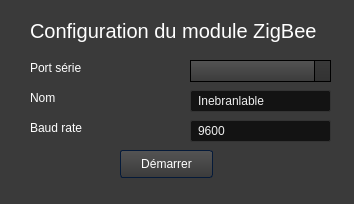
<?xml version="1.0" encoding="UTF-8"?>
<ui version="4.0">
 <class>Configuration</class>
 <widget class="QMainWindow" name="Configuration">
  <property name="geometry">
   <rect>
    <x>0</x>
    <y>0</y>
    <width>354</width>
    <height>204</height>
   </rect>
  </property>
  <property name="windowTitle">
   <string>MainWindow</string>
  </property>
  <property name="styleSheet">
   <string notr="true">QWidget
{
	background-color: #3a3a3a;
	color: #fff;
	selection-background-color: #b78620;
	selection-color: #000;

}


/*-----QLabel-----*/
QLabel
{
	background-color: transparent;
	color: #fff;

}


/*-----QMenuBar-----*/
QMenuBar 
{
	background-color: qlineargradient(spread:repeat, x1:1, y1:0, x2:1, y2:1, stop:0 rgba(57, 57, 57, 255),stop:1 rgba(50, 50, 50, 255));
	border: 1px solid #000;
	color: #fff;

}


QMenuBar::item 
{
	background-color: transparent;

}


QMenuBar::item:selected 
{
	background-color: rgba(183, 134, 32, 20%);
	border: 1px solid #b78620;
	color: #fff;

}


QMenuBar::item:pressed 
{
	background-color: rgb(183, 134, 32);
	border: 1px solid #b78620;
	color: #fff;

}


/*-----QMenu-----*/
QMenu
{
    background-color: qlineargradient(spread:repeat, x1:1, y1:0, x2:1, y2:1, stop:0 rgba(57, 57, 57, 255),stop:1 rgba(50, 50, 50, 255));
    border: 1px solid #222;
    padding: 4px;
	color: #fff;

}


QMenu::item
{
    background-color: transparent;
    padding: 2px 20px 2px 20px;

}


QMenu::separator
{
   	background-color: rgb(183, 134, 32);
	height: 1px;

}


QMenu::item:disabled
{
    color: #555;
    background-color: transparent;
    padding: 2px 20px 2px 20px;

}


QMenu::item:selected
{
	background-color: rgba(183, 134, 32, 20%);
	border: 1px solid #b78620;
	color: #fff;

}


/*-----QToolBar-----*/
QToolBar
{
	background-color: qlineargradient(spread:repeat, x1:1, y1:0, x2:1, y2:1, stop:0 rgba(69, 69, 69, 255),stop:1 rgba(58, 58, 58, 255));
	border-top: none;
	border-bottom: 1px solid #4f4f4f;
	border-left: 1px solid #4f4f4f;
	border-right: 1px solid #4f4f4f;

}


QToolBar::separator
{
	background-color: #2e2e2e;
	width: 1px;

}


/*-----QToolButton-----*/
QToolButton 
{
	background-color: transparent;
	color: #fff;
	padding: 5px;
	padding-left: 8px;
	padding-right: 8px;
	margin-left: 1px;
}


QToolButton:hover
{
	background-color: rgba(183, 134, 32, 20%);
	border: 1px solid #b78620;
	color: #fff;
	
}


QToolButton:pressed
{
	background-color: qlineargradient(spread:repeat, x1:1, y1:0, x2:1, y2:1, stop:0 rgba(57, 57, 57, 255),stop:1 rgba(50, 50, 50, 255));
	border: 1px solid #b78620;

}


QToolButton:checked
{
	background-color: qlineargradient(spread:repeat, x1:1, y1:0, x2:1, y2:1, stop:0 rgba(57, 57, 57, 255),stop:1 rgba(50, 50, 50, 255));
	border: 1px solid #222;
}


/*-----QPushButton-----*/
QPushButton
{
	background-color: qlineargradient(spread:repeat, x1:1, y1:0, x2:1, y2:1, stop:0 rgba(84, 84, 84, 255),stop:1 rgba(59, 59, 59, 255));
	color: #ffffff;
	min-width: 80px;
	border-style: solid;
	border-width: 1px;
	border-radius: 3px;
	border-color: #051a39;
	padding: 5px;

}


QPushButton::flat
{
	background-color: transparent;
	border: none;
	color: #fff;

}


QPushButton::disabled
{
	background-color: #404040;
	color: #656565;
	border-color: #051a39;

}


QPushButton::hover
{
	background-color: rgba(183, 134, 32, 20%);
	border: 1px solid #b78620;

}


QPushButton::pressed
{
	background-color: qlineargradient(spread:repeat, x1:1, y1:0, x2:1, y2:1, stop:0 rgba(74, 74, 74, 255),stop:1 rgba(49, 49, 49, 255));
	border: 1px solid #b78620;

}


QPushButton::checked
{
	background-color: qlineargradient(spread:repeat, x1:1, y1:0, x2:1, y2:1, stop:0 rgba(74, 74, 74, 255),stop:1 rgba(49, 49, 49, 255));
	border: 1px solid #222;

}


/*-----QLineEdit-----*/
QLineEdit
{
	background-color: #131313;
	color : #eee;
	border: 1px solid #343434;
	border-radius: 2px;
	padding: 3px;
	padding-left: 5px;

}


/*-----QPlainTExtEdit-----*/
QPlainTextEdit
{
	background-color: #131313;
	color : #eee;
	border: 1px solid #343434;
	border-radius: 2px;
	padding: 3px;
	padding-left: 5px;

}


/*-----QTabBar-----*/
QTabBar::tab
{
	background-color: qlineargradient(spread:repeat, x1:1, y1:0, x2:1, y2:1, stop:0 rgba(84, 84, 84, 255),stop:1 rgba(59, 59, 59, 255));
	color: #ffffff;
	border-style: solid;
	border-width: 1px;
	border-color: #666;
	border-bottom: none;
	padding: 5px;
	padding-left: 15px;
	padding-right: 15px;

}


QTabWidget::pane 
{
	background-color: red;
	border: 1px solid #666;
	top: 1px;

}


QTabBar::tab:last
{
	margin-right: 0; 

}


QTabBar::tab:first:!selected
{
	background-color: #0c0c0d;
	margin-left: 0px;

}


QTabBar::tab:!selected
{
	color: #b1b1b1;
	border-bottom-style: solid;
	background-color: #0c0c0d;

}


QTabBar::tab:selected
{
	margin-bottom: 0px;

}


QTabBar::tab:!selected:hover
{
	border-top-color: #b78620;

}


/*-----QComboBox-----*/
QComboBox
{
    background-color: qlineargradient(spread:repeat, x1:1, y1:0, x2:1, y2:1, stop:0 rgba(84, 84, 84, 255),stop:1 rgba(59, 59, 59, 255));
    border: 1px solid #000;
    padding-left: 6px;
    color: #ffffff;
    height: 20px;

}


QComboBox::disabled
{
	background-color: #404040;
	color: #656565;
	border-color: #051a39;

}


QComboBox:on
{
    background-color: #b78620;
	color: #000;

}


QComboBox QAbstractItemView
{
    background-color: #383838;
    color: #ffffff;
    border: 1px solid black;
    selection-background-color: #b78620;
    outline: 0;

}


QComboBox::drop-down
{
	background-color: qlineargradient(spread:repeat, x1:1, y1:0, x2:1, y2:1, stop:0 rgba(57, 57, 57, 255),stop:1 rgba(50, 50, 50, 255));
    subcontrol-origin: padding;
    subcontrol-position: top right;
    width: 15px;
    border-left-width: 1px;
    border-left-color: black;
    border-left-style: solid; 

}


QComboBox::down-arrow
{
    image: url(://arrow-down.png);
    width: 8px;
    height: 8px;
}


/*-----QSpinBox &amp; QDateTimeEdit-----*/
QSpinBox,
QDateTimeEdit 
{
    background-color: #131313;
	color : #eee;
	border: 1px solid #343434;
	padding: 3px;
	padding-left: 5px;
    border-radius : 2px;

}


QSpinBox::up-button, 
QDateTimeEdit::up-button
{
	border-top-right-radius:2px;
	background-color: #777777;
    width: 16px; 
    border-width: 1px;

}


QSpinBox::up-button:hover, 
QDateTimeEdit::up-button:hover
{
	background-color: #585858;

}


QSpinBox::up-button:pressed, 
QDateTimeEdit::up-button:pressed
{
	background-color: #252525;
    width: 16px; 
    border-width: 1px;

}


QSpinBox::up-arrow,
QDateTimeEdit::up-arrow
{
    image: url(://arrow-up.png);
    width: 7px;
    height: 7px;

}


QSpinBox::down-button, 
QDateTimeEdit::down-button
{
	border-bottom-right-radius:2px;
	background-color: #777777;
    width: 16px; 
    border-width: 1px;

}


QSpinBox::down-button:hover, 
QDateTimeEdit::down-button:hover
{
	background-color: #585858;

}


QSpinBox::down-button:pressed, 
QDateTimeEdit::down-button:pressed
{
	background-color: #252525;
    width: 16px; 
    border-width: 1px;

}


QSpinBox::down-arrow,
QDateTimeEdit::down-arrow
{
    image: url(://arrow-down.png);
    width: 7px;
    height: 7px;

}


/*-----QGroupBox-----*/
QGroupBox 
{
    border: 1px solid;
    border-color: #666666;
	border-radius: 5px;
    margin-top: 20px;

}


QGroupBox::title  
{
    background-color: transparent;
    color: #eee;
    subcontrol-origin: margin;
    padding: 5px;
	border-top-left-radius: 3px;
	border-top-right-radius: 3px;

}


/*-----QHeaderView-----*/
QHeaderView::section
{
    background-color: qlineargradient(spread:repeat, x1:1, y1:0, x2:1, y2:1, stop:0 rgba(60, 60, 60, 255),stop:1 rgba(50, 50, 50, 255));
	border: 1px solid #000;
    color: #fff;
    text-align: left;
	padding: 4px;
	
}


QHeaderView::section:disabled
{
    background-color: #525251;
    color: #656565;

}


QHeaderView::section:checked
{
    background-color: qlineargradient(spread:repeat, x1:1, y1:0, x2:1, y2:1, stop:0 rgba(60, 60, 60, 255),stop:1 rgba(50, 50, 50, 255));
    color: #fff;

}


QHeaderView::section::vertical::first,
QHeaderView::section::vertical::only-one
{
    border-top: 1px solid #353635;

}


QHeaderView::section::vertical
{
    border-top: 1px solid #353635;

}


QHeaderView::section::horizontal::first,
QHeaderView::section::horizontal::only-one
{
    border-left: 1px solid #353635;

}


QHeaderView::section::horizontal
{
    border-left: 1px solid #353635;

}


QTableCornerButton::section
{
    background-color: qlineargradient(spread:repeat, x1:1, y1:0, x2:1, y2:1, stop:0 rgba(60, 60, 60, 255),stop:1 rgba(50, 50, 50, 255));
	border: 1px solid #000;
    color: #fff;

}


/*-----QTreeWidget-----*/
QTreeView
{
	show-decoration-selected: 1;
	alternate-background-color: #3a3a3a;
	selection-color: #fff;
	background-color: #2d2d2d;
	border: 1px solid gray;
	padding-top : 5px;
	color: #fff;
	font: 8pt;

}


QTreeView::item:selected
{
	color:#fff;
	background-color: #b78620;
	border-radius: 0px;

}


QTreeView::item:!selected:hover
{
    background-color: #262626;
    border: none;
    color: white;

}


QTreeView::branch:has-children:!has-siblings:closed,
QTreeView::branch:closed:has-children:has-siblings 
{
	image: url(://tree-closed.png);

}


QTreeView::branch:open:has-children:!has-siblings,
QTreeView::branch:open:has-children:has-siblings  
{
	image: url(://tree-open.png);

}


/*-----QListView-----*/
QListView 
{
	background-color: qlineargradient(spread:repeat, x1:1, y1:0, x2:1, y2:1, stop:0 rgba(83, 83, 83, 255),stop:0.293269 rgba(81, 81, 81, 255),stop:0.634615 rgba(79, 79, 79, 255),stop:1 rgba(83, 83, 83, 255));
    border : none;
    color: white;
    show-decoration-selected: 1; 
    outline: 0;
	border: 1px solid gray;

}


QListView::disabled 
{
	background-color: #656565;
	color: #1b1b1b;
    border: 1px solid #656565;

}


QListView::item 
{
	background-color: #2d2d2d;
    padding: 1px;

}


QListView::item:alternate 
{
    background-color: #3a3a3a;

}


QListView::item:selected 
{
	background-color: #b78620;
	border: 1px solid #b78620;
	color: #fff;

}


QListView::item:selected:!active 
{
	background-color: #b78620;
	border: 1px solid #b78620;
	color: #fff;

}


QListView::item:selected:active 
{
	background-color: #b78620;
	border: 1px solid #b78620;
	color: #fff;

}


QListView::item:hover {
    background-color: #262626;
    border: none;
    color: white;

}


/*-----QCheckBox-----*/
QCheckBox
{
	background-color: transparent;
    color: lightgray;
	border: none;

}


QCheckBox::indicator
{
    background-color: #323232;
    border: 1px solid darkgray;
    width: 12px;
    height: 12px;

}


QCheckBox::indicator:checked
{
    image:url(&quot;./ressources/check.png&quot;);
	background-color: #b78620;
    border: 1px solid #3a546e;

}


QCheckBox::indicator:unchecked:hover
{
	border: 1px solid #b78620; 

}


QCheckBox::disabled
{
	color: #656565;

}


QCheckBox::indicator:disabled
{
	background-color: #656565;
	color: #656565;
    border: 1px solid #656565;

}


/*-----QRadioButton-----*/
QRadioButton 
{
	color: lightgray;
	background-color: transparent;

}


QRadioButton::indicator::unchecked:hover 
{
	background-color: lightgray;
	border: 2px solid #b78620;
	border-radius: 6px;
}


QRadioButton::indicator::checked 
{
	border: 2px solid #b78620;
	border-radius: 6px;
	background-color: rgba(183,134,32,20%);  
	width: 9px; 
	height: 9px; 

}


/*-----QSlider-----*/
QSlider::groove:horizontal 
{
	background-color: transparent;
	height: 3px;

}


QSlider::sub-page:horizontal 
{
	background-color: #b78620;

}


QSlider::add-page:horizontal 
{
	background-color: #131313;

}


QSlider::handle:horizontal 
{
	background-color: #b78620;
	width: 14px;
	margin-top: -6px;
	margin-bottom: -6px;
	border-radius: 6px;

}


QSlider::handle:horizontal:hover 
{
	background-color: #d89e25;
	border-radius: 6px;

}


QSlider::sub-page:horizontal:disabled 
{
	background-color: #bbb;
	border-color: #999;

}


QSlider::add-page:horizontal:disabled 
{
	background-color: #eee;
	border-color: #999;

}


QSlider::handle:horizontal:disabled 
{
	background-color: #eee;
	border: 1px solid #aaa;
	border-radius: 3px;

}


/*-----QScrollBar-----*/
QScrollBar:horizontal
{
    border: 1px solid #222222;
    background-color: #3d3d3d;
    height: 15px;
    margin: 0px 16px 0 16px;

}


QScrollBar::handle:horizontal
{
	background-color: qlineargradient(spread:repeat, x1:1, y1:0, x2:1, y2:1, stop:0 rgba(97, 97, 97, 255),stop:1 rgba(90, 90, 90, 255));
	border: 1px solid #2d2d2d;
    min-height: 20px;

}


QScrollBar::add-line:horizontal
{
	background-color: qlineargradient(spread:repeat, x1:1, y1:0, x2:1, y2:1, stop:0 rgba(97, 97, 97, 255),stop:1 rgba(90, 90, 90, 255));
	border: 1px solid #2d2d2d;
    width: 15px;
    subcontrol-position: right;
    subcontrol-origin: margin;

}


QScrollBar::sub-line:horizontal
{
	background-color: qlineargradient(spread:repeat, x1:1, y1:0, x2:1, y2:1, stop:0 rgba(97, 97, 97, 255),stop:1 rgba(90, 90, 90, 255));
	border: 1px solid #2d2d2d;
    width: 15px;
    subcontrol-position: left;
    subcontrol-origin: margin;

}


QScrollBar::right-arrow:horizontal
{
    image: url(://arrow-right.png);
    width: 6px;
    height: 6px;

}


QScrollBar::left-arrow:horizontal
{
    image: url(://arrow-left.png);
    width: 6px;
    height: 6px;

}


QScrollBar::add-page:horizontal, QScrollBar::sub-page:horizontal
{
    background: none;

}


QScrollBar:vertical
{
    background-color: #3d3d3d;
    width: 16px;
	border: 1px solid #2d2d2d;
    margin: 16px 0px 16px 0px;

}


QScrollBar::handle:vertical
{
    background-color: qlineargradient(spread:repeat, x1:1, y1:0, x2:1, y2:1, stop:0 rgba(97, 97, 97, 255),stop:1 rgba(90, 90, 90, 255));
	border: 1px solid #2d2d2d;
    min-height: 20px;

}


QScrollBar::add-line:vertical
{
	background-color: qlineargradient(spread:repeat, x1:1, y1:0, x2:1, y2:1, stop:0 rgba(97, 97, 97, 255),stop:1 rgba(90, 90, 90, 255));
	border: 1px solid #2d2d2d;
    height: 15px;
    subcontrol-position: bottom;
    subcontrol-origin: margin;

}


QScrollBar::sub-line:vertical
{
	background-color: qlineargradient(spread:repeat, x1:1, y1:0, x2:1, y2:1, stop:0 rgba(97, 97, 97, 255),stop:1 rgba(90, 90, 90, 255));
	border: 1px solid #2d2d2d;
    height: 15px;
    subcontrol-position: top;
    subcontrol-origin: margin;

}


QScrollBar::up-arrow:vertical
{
    image: url(://arrow-up.png);
    width: 6px;
    height: 6px;

}


QScrollBar::down-arrow:vertical
{
    image: url(://arrow-down.png);
    width: 6px;
    height: 6px;

}


QScrollBar::add-page:vertical, QScrollBar::sub-page:vertical
{
    background: none;

}


/*-----QProgressBar-----*/
QProgressBar
{
    border: 1px solid #666666;
    text-align: center;
	color: #000;
	font-weight: bold;

}


QProgressBar::chunk
{
    background-color: #b78620;
    width: 30px;
    margin: 0.5px;

}

</string>
  </property>
  <widget class="QWidget" name="centralwidget">
   <widget class="QLabel" name="label">
    <property name="geometry">
     <rect>
      <x>30</x>
      <y>10</y>
      <width>371</width>
      <height>41</height>
     </rect>
    </property>
    <property name="font">
     <font>
      <pointsize>15</pointsize>
     </font>
    </property>
    <property name="text">
     <string>Configuration du module ZigBee</string>
    </property>
   </widget>
   <widget class="QLabel" name="label_4">
    <property name="geometry">
     <rect>
      <x>30</x>
      <y>90</y>
      <width>55</width>
      <height>16</height>
     </rect>
    </property>
    <property name="text">
     <string>Nom</string>
    </property>
   </widget>
   <widget class="QLabel" name="label_5">
    <property name="geometry">
     <rect>
      <x>30</x>
      <y>120</y>
      <width>61</width>
      <height>16</height>
     </rect>
    </property>
    <property name="text">
     <string>Baud rate</string>
    </property>
   </widget>
   <widget class="QLineEdit" name="lineEdit_name">
    <property name="geometry">
     <rect>
      <x>190</x>
      <y>90</y>
      <width>141</width>
      <height>22</height>
     </rect>
    </property>
    <property name="mouseTracking">
     <bool>false</bool>
    </property>
    <property name="text">
     <string>Inebranlable</string>
    </property>
   </widget>
   <widget class="QLineEdit" name="lineEdit_baudrate">
    <property name="geometry">
     <rect>
      <x>190</x>
      <y>120</y>
      <width>141</width>
      <height>22</height>
     </rect>
    </property>
    <property name="mouseTracking">
     <bool>false</bool>
    </property>
    <property name="text">
     <string>9600</string>
    </property>
   </widget>
   <widget class="QPushButton" name="pushButton_start">
    <property name="geometry">
     <rect>
      <x>120</x>
      <y>150</y>
      <width>93</width>
      <height>28</height>
     </rect>
    </property>
    <property name="text">
     <string>Démarrer</string>
    </property>
   </widget>
   <widget class="QLabel" name="label_8">
    <property name="geometry">
     <rect>
      <x>30</x>
      <y>60</y>
      <width>71</width>
      <height>16</height>
     </rect>
    </property>
    <property name="text">
     <string>Port série</string>
    </property>
   </widget>
   <widget class="QComboBox" name="comboBox_port">
    <property name="geometry">
     <rect>
      <x>190</x>
      <y>60</y>
      <width>141</width>
      <height>22</height>
     </rect>
    </property>
   </widget>
  </widget>
  <widget class="QStatusBar" name="statusbar"/>
 </widget>
 <resources/>
 <connections/>
</ui>
